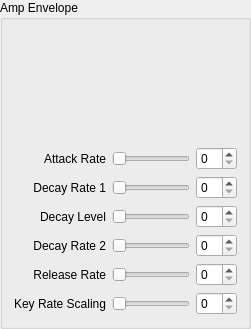
  <widget class="QGroupBox" name="groupAmpEnv">
   <property name="geometry">
    <rect>
     <x>10</x>
     <y>210</y>
     <width>251</width>
     <height>321</height>
    </rect>
   </property>
   <property name="sizePolicy">
    <sizepolicy hsizetype="Preferred" vsizetype="Preferred">
     <horstretch>0</horstretch>
     <verstretch>0</verstretch>
    </sizepolicy>
   </property>
   <property name="title">
    <string>Amp Envelope</string>
   </property>
   <layout class="QVBoxLayout" name="verticalLayout">
    <item>
     <widget class="AmpEnvelopeWidget" name="ampEnvelope">
      <property name="minimumSize">
       <size>
        <width>0</width>
        <height>110</height>
       </size>
      </property>
     </widget>
    </item>
    <item>
     <layout class="QGridLayout" name="gridLayout">
      <item row="4" column="1">
       <widget class="QSlider" name="sliderAmpRelease">
        <property name="maximum">
         <number>31</number>
        </property>
        <property name="orientation">
         <enum>Qt::Orientation::Horizontal</enum>
        </property>
       </widget>
      </item>
      <item row="5" column="1">
       <widget class="QSlider" name="sliderAmpKeyRateScaling">
        <property name="maximum">
         <number>15</number>
        </property>
        <property name="orientation">
         <enum>Qt::Orientation::Horizontal</enum>
        </property>
       </widget>
      </item>
      <item row="2" column="2">
       <widget class="QSpinBox" name="spinAmpDecayLvl">
        <property name="maximum">
         <number>31</number>
        </property>
       </widget>
      </item>
      <item row="0" column="0">
       <widget class="QLabel" name="lblAmpAttack">
        <property name="text">
         <string>Attack Rate</string>
        </property>
        <property name="alignment">
         <set>Qt::AlignmentFlag::AlignRight|Qt::AlignmentFlag::AlignTrailing|Qt::AlignmentFlag::AlignVCenter</set>
        </property>
        <property name="buddy">
         <cstring>spinAmpAttack</cstring>
        </property>
       </widget>
      </item>
      <item row="1" column="0">
       <widget class="QLabel" name="lblAmpDecay1">
        <property name="text">
         <string>Decay Rate 1</string>
        </property>
        <property name="alignment">
         <set>Qt::AlignmentFlag::AlignRight|Qt::AlignmentFlag::AlignTrailing|Qt::AlignmentFlag::AlignVCenter</set>
        </property>
        <property name="buddy">
         <cstring>spinAmpDecay1</cstring>
        </property>
       </widget>
      </item>
      <item row="4" column="2">
       <widget class="QSpinBox" name="spinAmpRelease">
        <property name="maximum">
         <number>31</number>
        </property>
       </widget>
      </item>
      <item row="2" column="0">
       <widget class="QLabel" name="lblAmpDecayLvl">
        <property name="text">
         <string>Decay Level</string>
        </property>
        <property name="alignment">
         <set>Qt::AlignmentFlag::AlignRight|Qt::AlignmentFlag::AlignTrailing|Qt::AlignmentFlag::AlignVCenter</set>
        </property>
        <property name="buddy">
         <cstring>spinAmpDecayLvl</cstring>
        </property>
       </widget>
      </item>
      <item row="1" column="1">
       <widget class="QSlider" name="sliderAmpDecay1">
        <property name="maximum">
         <number>31</number>
        </property>
        <property name="orientation">
         <enum>Qt::Orientation::Horizontal</enum>
        </property>
       </widget>
      </item>
      <item row="5" column="0">
       <widget class="QLabel" name="lblAmpKeyRateScaling">
        <property name="text">
         <string>Key Rate Scaling</string>
        </property>
        <property name="alignment">
         <set>Qt::AlignmentFlag::AlignRight|Qt::AlignmentFlag::AlignTrailing|Qt::AlignmentFlag::AlignVCenter</set>
        </property>
        <property name="buddy">
         <cstring>spinAmpKeyRateScaling</cstring>
        </property>
       </widget>
      </item>
      <item row="3" column="0">
       <widget class="QLabel" name="lblAmpDecay2">
        <property name="text">
         <string>Decay Rate 2</string>
        </property>
        <property name="alignment">
         <set>Qt::AlignmentFlag::AlignRight|Qt::AlignmentFlag::AlignTrailing|Qt::AlignmentFlag::AlignVCenter</set>
        </property>
        <property name="buddy">
         <cstring>spinAmpDecay2</cstring>
        </property>
       </widget>
      </item>
      <item row="0" column="1">
       <widget class="QSlider" name="sliderAmpAttack">
        <property name="maximum">
         <number>31</number>
        </property>
        <property name="orientation">
         <enum>Qt::Orientation::Horizontal</enum>
        </property>
       </widget>
      </item>
      <item row="4" column="0">
       <widget class="QLabel" name="lblAmpRelease">
        <property name="text">
         <string>Release Rate</string>
        </property>
        <property name="alignment">
         <set>Qt::AlignmentFlag::AlignRight|Qt::AlignmentFlag::AlignTrailing|Qt::AlignmentFlag::AlignVCenter</set>
        </property>
        <property name="buddy">
         <cstring>spinAmpRelease</cstring>
        </property>
       </widget>
      </item>
      <item row="5" column="2">
       <widget class="QSpinBox" name="spinAmpKeyRateScaling">
        <property name="maximum">
         <number>15</number>
        </property>
       </widget>
      </item>
      <item row="2" column="1">
       <widget class="QSlider" name="sliderAmpDecayLvl">
        <property name="maximum">
         <number>31</number>
        </property>
        <property name="orientation">
         <enum>Qt::Orientation::Horizontal</enum>
        </property>
       </widget>
      </item>
      <item row="0" column="2">
       <widget class="QSpinBox" name="spinAmpAttack">
        <property name="maximum">
         <number>31</number>
        </property>
       </widget>
      </item>
      <item row="1" column="2">
       <widget class="QSpinBox" name="spinAmpDecay1">
        <property name="maximum">
         <number>31</number>
        </property>
       </widget>
      </item>
      <item row="3" column="2">
       <widget class="QSpinBox" name="spinAmpDecay2">
        <property name="maximum">
         <number>31</number>
        </property>
       </widget>
      </item>
      <item row="3" column="1">
       <widget class="QSlider" name="sliderAmpDecay2">
        <property name="maximum">
         <number>31</number>
        </property>
        <property name="orientation">
         <enum>Qt::Orientation::Horizontal</enum>
        </property>
       </widget>
      </item>
     </layout>
    </item>
   </layout>
  </widget>
